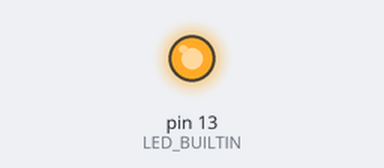
The sketch below on a simulated Arduino Uno, built with avr-gcc and run on an emulated ATmega328P. Shown: output pins drawn as LEDs (lit = HIGH). The audio player accepts every command and is not drawn.

Above: at 3.1 s.
At 3.6 s:
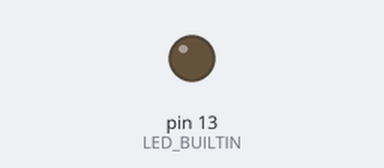
Timing chart, 0 to 5.1 s (numbered marks = the images above):
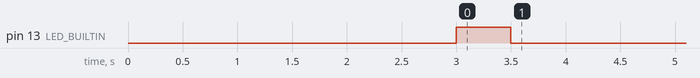

The sketch:

Serpent.ino
```cpp
// (licence header left out)
#include <DFRobotDFPlayerMini.h>

// ================== WIRING ==================
// DFPlayer VCC -> VU
// DFPlayer GND -> G
// DFPlayer RX  -> TX NodeMCU
// DFPlayer TX  -> RX NodeMCU
// PENTING: Cabut kabel RX/TX DFPlayer setiap mau upload!
// ============================================
// CARA ISI SD CARD:
// Taruh file mp3 langsung di root SD card
// Nama file: 0001.mp3, 0002.mp3, 0003.mp3, dst
// ============================================

DFRobotDFPlayerMini myDFPlayer;
int totalLagu = 0;
int laguSekarang = 1;

void setup() {
  Serial.begin(9600);
  delay(3000);

  pinMode(LED_BUILTIN, OUTPUT);
  digitalWrite(LED_BUILTIN, HIGH);

  int retry = 0;
  bool ok = false;
  while (retry < 3 && !ok) {
    ok = myDFPlayer.begin(Serial, /*isACK=*/true, /*doReset=*/true);
    if (!ok) {
      retry++;
      delay(1000);
    }
  }

  if (!ok) {
    while (true) {
      digitalWrite(LED_BUILTIN, LOW);
      delay(200);
      digitalWrite(LED_BUILTIN, HIGH);
      delay(200);
    }
  }

  digitalWrite(LED_BUILTIN, LOW);

  totalLagu = myDFPlayer.readFileCounts();
  if (totalLagu <= 0) totalLagu = 1;

  myDFPlayer.volume(20);
  myDFPlayer.play(laguSekarang);
}

void loop() {
  if (myDFPlayer.available()) {
    uint8_t type = myDFPlayer.readType();

    if (type == DFPlayerPlayFinished) {
      laguSekarang++;
      if (laguSekarang > totalLagu) {
        laguSekarang = 1;
      }
      myDFPlayer.play(laguSekarang);
    }
  }
}
```
